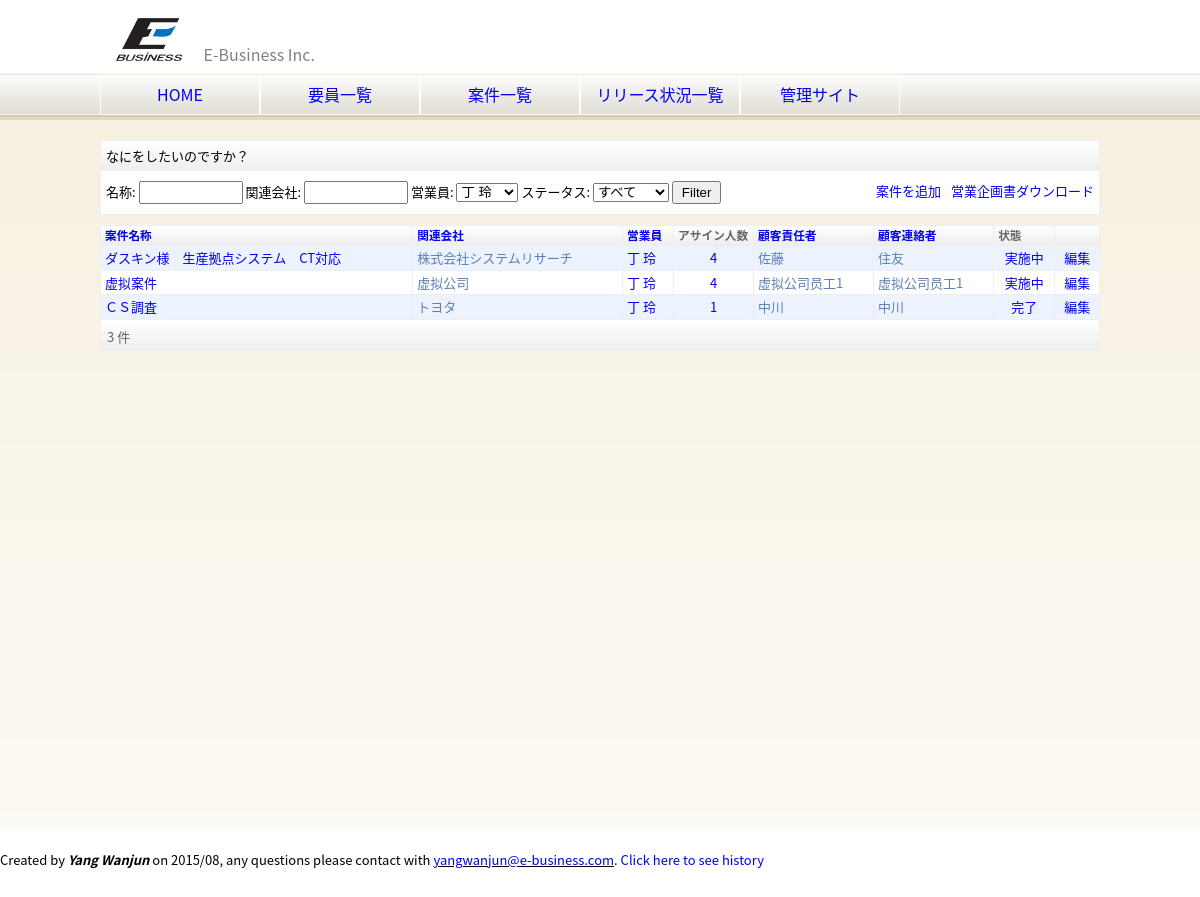
Screenshot of /eb/project_list.html?salesperson=001001 with the database file from the repository.
### eb/models.py (models this page shows, shortened)
class Project(models.Model):
    name = models.CharField(blank=False, null=False, max_length=50, verbose_name=u"案件名称")
    description = models.TextField(blank=True, null=True, verbose_name=u"案件概要")
    skills = models.ManyToManyField(Skill, through='ProjectSkill', blank=True, null=True, verbose_name=u"スキル要求")
    start_date = models.DateField(blank=True, null=True, verbose_name=u"開始日")
    end_date = models.DateField(blank=True, null=True, verbose_name=u"終了日")
    address = models.CharField(blank=True, null=True, max_length=255, verbose_name=u"作業場所")
    status = models.IntegerField(choices=PROJECT_STATUS, verbose_name=u"ステータス")
    client = models.ForeignKey(Client, blank=True, null=True, verbose_name=u"関連会社")
    boss = models.ForeignKey(ClientMember, blank=True, null=True, related_name="boss_set", verbose_name=u"案件責任者")
    middleman = models.ForeignKey(ClientMember, blank=True, null=True,
                                  related_name="middleman_set", verbose_name=u"案件連絡者")
    salesperson = models.ForeignKey(Salesperson, blank=True, null=True, verbose_name=u"営業員")
    members = models.ManyToManyField(Member, through='ProjectMember', blank=True, null=True)
    class Meta:
        ordering = ['name']
        verbose_name = verbose_name_plural = u"案件"
    def get_project_members(self):
        return self.projectmember_set.all()

class AbstractCompany(models.Model):
    name = models.CharField(blank=False, null=False, max_length=30, verbose_name=u"会社名")
    japanese_spell = models.CharField(blank=True, null=True, max_length=30, verbose_name=u"フリカナ")
    found_date = models.DateField(blank=True, null=True, verbose_name=u"設立年月日")
    capital = models.BigIntegerField(blank=True, null=True, verbose_name=u"資本金")
    post_code = models.CharField(blank=True, null=True, max_length=7, verbose_name=u"郵便番号")
    address1 = models.CharField(blank=True, null=True, max_length=200, verbose_name=u"住所１")
    address2 = models.CharField(blank=True, null=True, max_length=200, verbose_name=u"住所２")
    tel = models.CharField(blank=True, null=True, max_length=15, verbose_name=u"電話番号")
    fax = models.CharField(blank=True, null=True, max_length=15, verbose_name=u"ファックス")
    class Meta:
        abstract = True

class Client(AbstractCompany):
    president = models.CharField(blank=True, null=True, max_length=30, verbose_name=u"代表者名")
    employee_count = models.IntegerField(blank=True, null=True, verbose_name=u"従業員数")
    sale_amount = models.BigIntegerField(blank=True, null=True, verbose_name=u"売上高")
    payment_type = models.CharField(blank=True, null=True, max_length=2, verbose_name=u"支払方法")
    payment_day = models.CharField(blank=True, null=True, max_length=2, verbose_name=u"支払日")
    comment = models.TextField(blank=True, null=True, verbose_name=u"備考")
    created_date = models.DateTimeField(auto_now_add=True, default=datetime.datetime.now(), editable=False)
    updated_date = models.DateTimeField(auto_now=True, default=datetime.datetime.now(), editable=False)
    class Meta:
        ordering = ['name']
        verbose_name = verbose_name_plural = u"取引先"

class AbstractMember(models.Model):
    employee_id = models.CharField(blank=False, null=False, unique=True, max_length=30, verbose_name=u"社員ID")
    first_name = models.CharField(blank=False, null=False, max_length=30, verbose_name=u"姓")
    last_name = models.CharField(blank=False, null=False, max_length=30, verbose_name=u"名")
    first_name_ja = models.CharField(blank=True, null=True, max_length=30, verbose_name=u"姓(フリカナ)")
    last_name_ja = models.CharField(blank=True, null=True, max_length=30, verbose_name=u"名(フリカナ)")
    first_name_en = models.CharField(blank=False, null=False, max_length=30, verbose_name=u"姓(ローマ字)",
                                     help_text=u"先頭文字は大文字にしてください（例：Zhang）")
    last_name_en = models.CharField(blank=False, null=False, max_length=30, verbose_name=u"名(ローマ字)",
                                    help_text=u"漢字ごとに先頭文字は大文字にしてください（例：XiaoWang）")
    sex = models.CharField(blank=True, null=True, max_length=1, choices=SEX, verbose_name=u"性別")
    country = models.CharField(blank=True, null=True, max_length=20, verbose_name=u"国籍・地域")
    birthday = models.DateField(blank=False, null=False, verbose_name=u"生年月日")
    graduate_date = models.DateField(blank=True, null=True, verbose_name=u"卒業年月日")
    degree = models.IntegerField(blank=True, null=True, choices=DEGREE_TYPE, verbose_name=u"学歴")
    email = models.EmailField(blank=False, null=False, verbose_name=u"メールアドレス")
    post_code = models.CharField(blank=True, null=True, max_length=7, verbose_name=u"郵便番号")
    address1 = models.CharField(blank=True, null=True, max_length=200, verbose_name=u"住所１")
    address2 = models.CharField(blank=True, null=True, max_length=200, verbose_name=u"住所２")
    nearest_station = models.CharField(blank=True, null=True, max_length=15, verbose_name=u"最寄駅")
    phone = models.CharField(blank=True, null=True, max_length=11, verbose_name=u"電話番号")
    is_married = models.CharField(blank=True, null=True, max_length=1, choices=MARRIED, verbose_name=u"婚姻状況")
    member_type = models.IntegerField(default=0, choices=MEMBER_TYPE, verbose_name=u"社員区分")
    section = models.ForeignKey('Section', blank=True, null=True, verbose_name=u"部署")
    company = models.ForeignKey('Company', blank=True, null=True, verbose_name=u"会社")
    japanese_description = models.TextField(blank=True, null=True, verbose_name=u"日本語能力の説明")
    certificate = models.TextField(blank=True, null=True, verbose_name=u"資格の説明")
    comment = models.TextField(blank=True, null=True, verbose_name=u"備考")
    user = models.OneToOneField(User, blank=True, null=True)
    class Meta:
        abstract = True

class Salesperson(AbstractMember):
    class Meta:
        ordering = ['first_name', 'last_name']
        verbose_name = verbose_name_plural = u"営業員"
    def __unicode__(self):
        return u"%s %s" % (self.first_name, self.last_name)

class ClientMember(models.Model):
    name = models.CharField(blank=False, null=False, max_length=30, verbose_name=u"名前")
    email = models.EmailField(blank=False, null=False, verbose_name=u"メールアドレス")
    phone = models.CharField(blank=True, null=True, max_length=11, verbose_name=u"電話番号")
    client = models.ForeignKey(Client, blank=False, null=False, verbose_name=u"所属会社")
    class Meta:
        ordering = ['name']
        verbose_name = verbose_name_plural = u"お客様"

### eb/views.py (the view)
def project_list(request):
    status = request.GET.get('status', None)
    name = request.GET.get('name', None)
    client = request.GET.get('client', None)
    salesperson = request.GET.get('salesperson', None)
    download = request.GET.get('download', None)
    params = ""
    o = request.GET.get('o', None)
    dict_order = common.get_ordering_dict(o, ['name', 'client__name', 'salesperson__first_name', 'boss__name',
                                              'middleman__name'])
    order_list = common.get_ordering_list(o)
    if download == common.DOWNLOAD_BUSINESS_PLAN:
        projects = Project.objects.filter(status=4)
    else:
        projects = Project.objects.all()
    if salesperson:
        salesperson_obj = Salesperson.objects.get(employee_id=salesperson)
        projects = salesperson_obj.project_set.all()
        params += "&salesperson=%s" % (salesperson,)
    if status:
        projects = Project.objects.filter(status=status)
        params += "&status=%s" % (status,)
    if name:
        projects = projects.filter(name__contains=name)
        params += "&name=%s" % (name,)
    if order_list:
        projects = projects.order_by(*order_list)
    if client:
        projects = [project for project in projects if client in project.client.name]
        params += "&client=%s" % (client,)
    if download == common.DOWNLOAD_BUSINESS_PLAN:
        filename = common.NAME_BUSINESS_PLAN % (datetime.date.today().month,)
        output = common.generate_business_plan(projects, filename)
        response = HttpResponse(output.read(), content_type="application/ms-excel")
        response['Content-Disposition'] = "filename=" + urllib.quote(filename.encode('utf-8')) + ".xlsx"
        return response
    else:
        context = RequestContext(request, {
            'company': company,
            'title': u'案件一覧',
            'projects': projects,
            'salesperson': Salesperson.objects.all(),
            'params': params,
            'dict_order': dict_order,
        })
        template = loader.get_template('project_list.html')
        return HttpResponse(template.render(context))

### eb/templates/project_list.html (shortened to what this page needs)
{% extends "base.html" %}
{% block content %}
    <div class="dashboard">
        <div class="dashboard-title">なにをしたいのですか？</div>
        <form action="{% url 'project_list' %}" method="get">
            <span>名称: </span><input type="text" id="name" name="name" style="width: 100px;"/>
            <span>関連会社: </span><input type="text" id="client" name="client" style="width: 100px;"/>
            <span>営業員:</span>
            <select id="salesperson" name="salesperson">
                {% for sales in salesperson %}
                    <option value="{{ sales.employee_id }}">{{ sales }}</option>
                {% endfor %}
            </select>
            <span>ステータス: </span>
            <select id="status" name="status">
                <option value="">すべて</option>
            </select>
            <input type="submit" value="Filter" />
            <a href="?download=business_plan{{ params }}" target="_blank" class="button">営業企画書ダウンロード</a>
            <a href="/admin/eb/project/add/" target="_blank" class="button">案件を追加</a>
        </form>
    </div>
    <table class="list" cellpadding="0" cellspacing="0">
        <thead>
            <tr>
                <th>
                    <div class="text">
                        <a href="?o={{ dict_order.name.url }}{{ params }}">案件名称</a>
                    </div>
                </th>
                <th>
                    <div class="text">
                        <a href="?o={{ dict_order.client__name.url }}{{ params }}">関連会社</a>
                    </div>
                </th>
                <th>
                    <div class="text">
                        <a href="?o={{ dict_order.salesperson__first_name.url }}{{ params }}">営業員</a>
                    </div>
                </th>
                <th style="width: 75px;">アサイン人数</th>
                <th>
                    <div class="text">
                        <a href="?o={{ dict_order.boss__name.url }}{{ params }}">顧客責任者</a>
                    </div>
                </th>
                <th>
                    <div class="text">
                        <a href="?o={{ dict_order.middleman__name.url }}{{ params }}">顧客連絡者</a>
                    </div>
                </th>
                <th>状態</th>
                <th></th>
            </tr>
        </thead>
        <tbody>
            {% if projects %}
                {% for project in projects %}
                    <tr class="{% cycle 'row1' 'row2' %}">
                        <td><a href="{% url 'project_detail' project.pk %}">{{ project.name }}</a></td>
                        <td>{{ project.client.name }}</td>
                        <td>
                            {% if project.salesperson %}
                                <a href="?salesperson={{ project.salesperson.employee_id }}">{{ project.salesperson }}</a>
                            {% endif %}
                        </td>
                        <td class="center"><a href="{% url 'project_members' project.pk %}">{{ project.get_project_members.count }}</a></td>
                        <td>{{ project.boss.name }}</td>
                        <td>{{ project.middleman.name }}</td>
                        <td class="center"><a href="?status={{ project.status }}">{{ project.get_status_display }}</a></td>
                        <td class="center"><a href="/admin/eb/project/{{ project.id }}/" target="_blank">編集</a></td>
                    </tr>
                {% endfor %}
            {% else %}
                <tr class="row1"><td class="center red" colspan="9">該当する案件がありません。</td></tr>
            {% endif %}
        </tbody>
        <tfoot>
            <tr>
                <td colspan="9">
                    <div class="pagination">
                        <span class="step-links">
                            <span>{{ projects|length }} 件</span>
                        </span>
                    </div>
                </td>
            </tr>
        </tfoot>
    </table>
{% endblock %}

### static/css/base.css (style rules this page uses)
html { height: 100%; }
body { height: 100%; font-family: YouYuan, 'Noto Sans CJK JP', 'Noto Sans', 'Source Han Sans J', SourceHanSansJP, メイリオ, Meiryo, 游ゴシック, YuGothic, 'ヒラギノ角ゴ Pro W3', 'Hiragino Kaku Gothic Pro', sans-serif, msyh; }
* { margin: 0; padding: 0; line-height: 1.5; }
a { text-decoration: none; }
.center { text-align: center; }

### static/css/section.css (style rules this page uses)
section table.list { width: 100%; color: #5b80b2; border-left: 1px solid #eee; margin-top: 10px; }
section table.list th, section table.list tfoot td { border-right: 1px solid #eee; background: linear-gradient(#fff, #eee) }
section table.list th { font-size: .9em; padding-left: 4px; text-align: left; }
section table.list th div.text { cursor: pointer; }
section table.list th div.text a { display: block; }
section table.list td { padding: 2px 4px; border-top: 1px solid #eee; border-right: 1px solid #eee; }
section table.list th, section table.list tfoot td { color: #666; border-top: 1px solid #eee; border-bottom: 1px solid #eee; }
section .row1 { background: #EDF3FE; }
section .row2 { background: #FFF; }
section div.dashboard { margin-top: 10px; margin-bottom: 10px; border: 1px solid #eee; background-color: #fff; }
section div.dashboard div.dashboard-title { padding: 5px 5px; background: linear-gradient(#fff, #eee) }
section div.dashboard form, section div.dashboard table { width: 100%; padding: 10px 5px; min-height: 20px; }
section div.dashboard a.button { float: right; margin-right: 10px; }
section input[type=submit] { padding: 2px 8px; }
section .pagination { margin-top: 3px; padding: 2px; }

### rows the page displays
Project: name "ダスキン様 生産拠点システム CT対応", client.name "株式会社システムリサーチ", salesperson "丁 玲", get_project_members.count "4", boss.name "佐藤", middleman.name "住友", status "実施中"
Project: name "虚拟案件", client.name "虚拟公司", salesperson "丁 玲", get_project_members.count "4", boss.name "虚拟公司员工1", middleman.name "虚拟公司员工1", status "実施中"
Project: name "ＣＳ調査", client.name "トヨタ", salesperson "丁 玲", get_project_members.count "1", boss.name "中川", middleman.name "中川", status "完了"

### other values shown
{{ projects|length }} "3"
form field salesperson "丁 玲"
